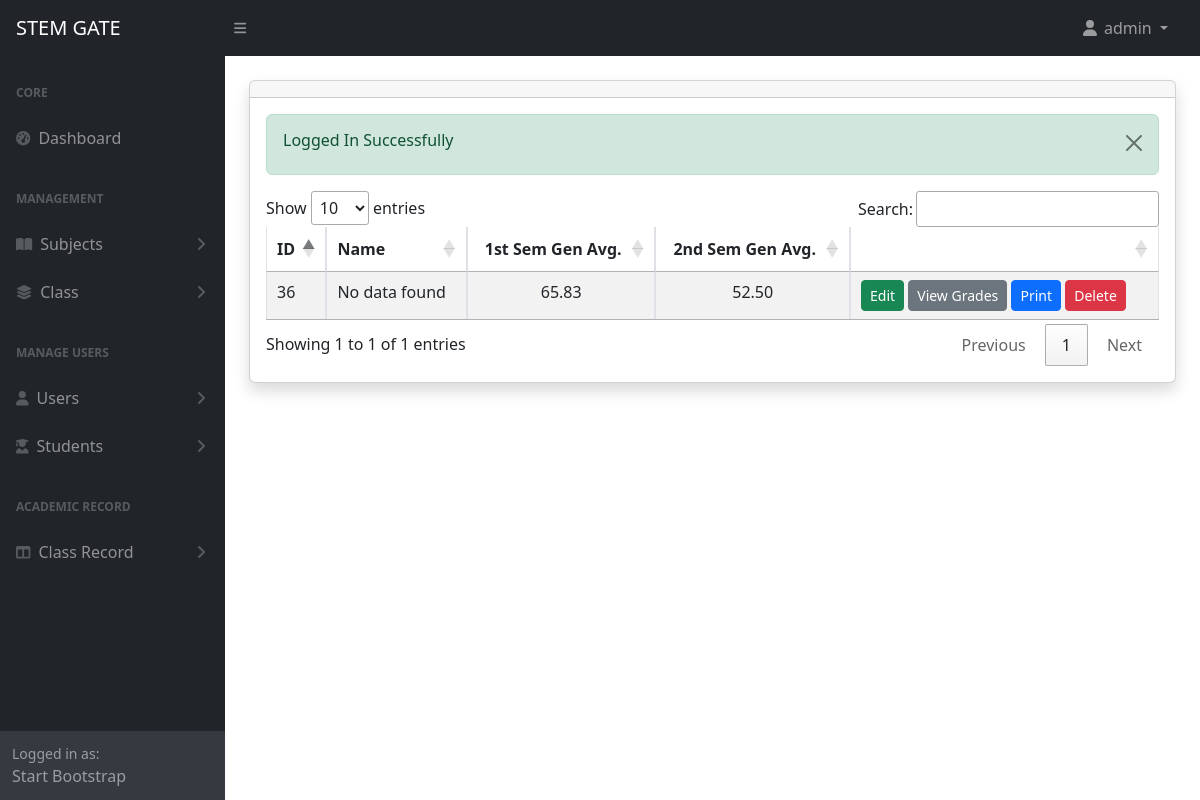
The app's page /admin/grades.php?id=14 (signed in) with its own data.
### tables this page shows
CREATE TABLE `grades` (
  `id` int(11) NOT NULL,
  `student_id` int(11) NOT NULL,
  `record_id` int(11) NOT NULL,
  `grades` longtext NOT NULL CHECK (json_valid(`grades`)),
  `gen_avg_first` varchar(191) DEFAULT NULL,
  `gen_avg_second` varchar(191) DEFAULT NULL,
  `created_at` date NOT NULL DEFAULT current_timestamp()
);

### admin/grades.php (the view, shortened to what this page needs)
<?php include('includes/header.php') ?>
<div class="container-fluid px-4">
    <div class="card mt-4 shadow">
        <div class="card-header">
        </div>
        <div class="card-body">
            <?php alertMessage(); ?>
            <?php
            $parmValue = checkParamId('id');
            $current_url = urlencode($_SERVER['REQUEST_URI']);
            $subjects = getGrades('grades', $parmValue);
            if (mysqli_num_rows($subjects) > 0) {
            ?>
                <div class="table-responsive">
                    <table class="table table-striped table-bordered" id="subjects_table">
                        <thead>
                            <tr>
                                <th>ID</th>
                                <th>Name</th>
                                <th class="text-center">1st Sem Gen Avg.</th>
                                <th class="text-center">2nd Sem Gen Avg.</th>
                                <th></th>
                            </tr>
                        </thead>
                        <tbody>
                            <?php foreach ($subjects as  $item) : ?>
                                <tr>
                                    <td><?= $item['id'] ?></td>
                                    <td><?= getName('students', $item['student_id']) ?></td>
                                    <td class="text-center"><?= $item['gen_avg_first'] ?></td>
                                    <td class="text-center"><?= $item['gen_avg_second'] ?></td>
                                    <td>
                                        <a href="grades-edit.php?id=<?= $item['id']; ?>&class-id=<?= urlencode($_GET['id']) ?>&name=<?= urlencode($_GET['name']) ?>" class="btn btn-success btn-sm">Edit</a>
                                        <a href="grades-view.php?id=<?= $item['id']; ?>" class="btn btn-secondary btn-sm" target="_blank">View Grades</a>
                                        <a href="grades-print.php?id=<?= $item['id']; ?>" class="btn btn-primary btn-sm">Print</a>
                                        <a href="grades-delete.php?id=<?= $item['id']; ?>&return_url=<?= $current_url; ?>" class="btn btn-danger btn-sm" onclick="return confirm('Are you sure you want to delete this data?')">Delete</a>
                                    </td>
                                </tr>
                            <?php endforeach; ?>
                        </tbody>
                    </table>
                </div>
            <?php
            } else {
            ?>
                <h4 class="mb-0">No Record found</h4>
            <?php
            }
            ?>
        </div>
    </div>
</div>
<?php include('includes/footer.php') ?>

### config/function.php (shortened to what this page needs)
<?php
require 'dbcon.php';
function validate($inputData){
    global $conn;
    $validatedData = mysqli_real_escape_string($conn, $inputData);
    return trim($validatedData);
}
function alertMessage(){
    if(isset($_SESSION['status'])){
        echo '<div class="alert alert-success alert-dismissible fade show" role="alert">
            <h6>'.$_SESSION['status'].'</h6>
            <button type="button" class="btn btn-close" data-bs-dismiss="alert" aria-label="Close"></button>
        </div>';
}
}
function checkParamId($type){
    if(isset($_GET[$type]))
    {
        if($_GET[$type] !=''){
            return $_GET[$type];
        }else{
            return '<h5>No Id Found</h5>';
        }
    }else{
        return '<h5>No Id Given</h5>';
    }
}
function getName($table, $id)
{
    global $conn;
    $query = "SELECT name FROM $table WHERE id='$id'";
    $result = mysqli_query($conn, $query);
    $row = mysqli_fetch_assoc($result);
    if ($row) {
        echo $row['name'];
    } else {
        echo "No data found";
    }
}
function getGrades($tableName,$id){
    global $conn;
    $table = validate($tableName);
    $query = "SELECT * FROM $table WHERE record_id='$id'";
    return mysqli_query($conn,$query);
}
?>

### records on screen
grades: id "36", gen_avg_first "65.83", gen_avg_second "52.50"

### other values on screen
$_SESSION['loggedInUser']['name'] "admin"
$_SESSION['status'] "Logged In Successfully"
